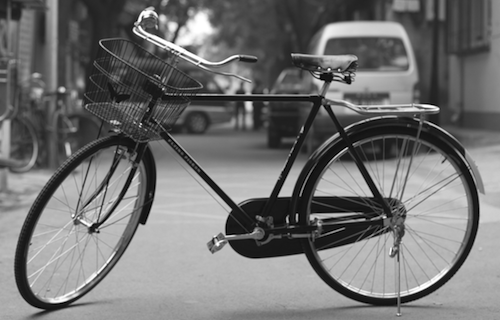
#> input picture images/bicycle.png, 500 x 320 px
$ python 3_cropping_images.py   (Python 2 division)
#> lines starting #> are read from the running program, lines starting #| are printed output that depends on the picture
# imports
import numpy as np
import cv2

# read an image of a bicycle
img = cv2.imread('images/bicycle.png')
#> img is the input picture: shape (320, 500, 3); min 0, max 255, mean 114.2
cv2.imshow('Bicycle Image', img) # arg 1: Window Name, arg 2: image
cv2.waitKey(0)
cv2.destroyAllWindows()

# crop the image rows 110-310, cols 10-160 (zero indexed)
# the limits are inclusive so image size will be +1
cropped = img[109:310, 9:160]
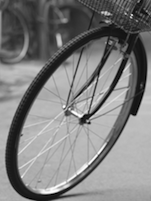
#> cropped: shape (201, 151, 3); min 0, max 255, mean 126.2
cv2.imshow('Cropped Image', cropped)
key = cv2.waitKey(0) # f you are using a 64-bit machine key = cv2.waitKey(0) & 0xFF
#> (key Esc is pressed here)
if key == 27: # wait for the ESC key to exit
    cv2.destroyAllWindows()
elif key == ord('s'): # wait for 's' key to save and exit
    cv2.imwrite('images/cropped_bicycle.png', img)
    cv2.destroyAllWindows()

# get the size of the cropped image
height, width = cropped.shape[:2]
#> height = 201; width = 151
print 'Cropped Width: {}px, Cropped Height: {}px'.format(width, height)
#| Cropped Width: 151px, Cropped Height: 201px

$ run again, with images/astro_left.png copied over images/bicycle.png
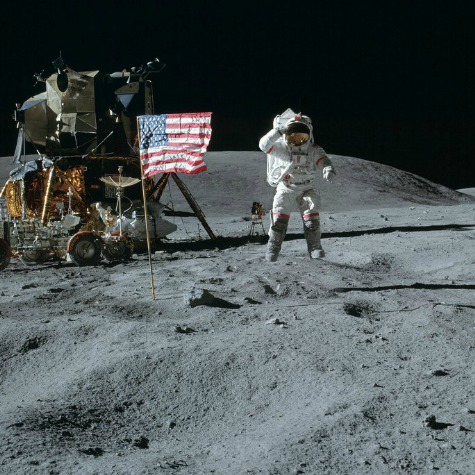
#> input picture images/astro_left.png, 475 x 475 px
#> img is the input picture: shape (475, 475, 3); mean B, G, R 84.5, 84.1, 75.8
#> `cropped = img[109:310, 9:160]`:
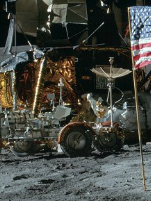
#> cropped: shape (201, 151, 3); mean B, G, R 65.3, 71.7, 69.6
#| Cropped Width: 151px, Cropped Height: 201px

$ run again, with images/coins.png copied over images/bicycle.png
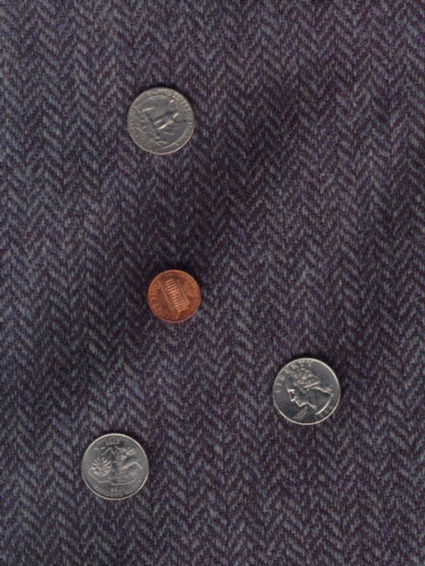
#> input picture images/coins.png, 425 x 566 px
#> img is the input picture: shape (566, 425, 3); mean B, G, R 68.8, 59, 66.8
#> `cropped = img[109:310, 9:160]`:
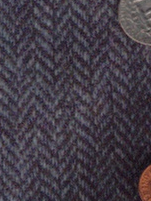
#> cropped: shape (201, 151, 3); mean B, G, R 70.4, 60.3, 67.2
#| Cropped Width: 151px, Cropped Height: 201px
